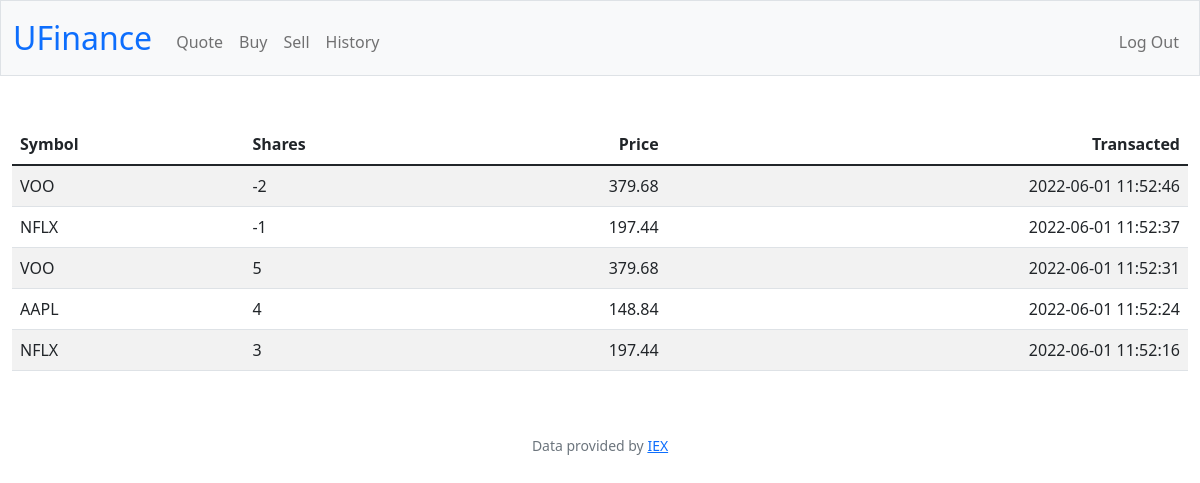
The page /history (signed in) on the database its author committed.
### tables this page shows
CREATE TABLE 'shares' ('person_id' INTEGER NOT NULL, 'share' TEXT NOT NULL, 'name' TEXT NOT NULL, 'quantity' INTEGER NOT NULL, 'price' NUMERIC NOT NULL, 'date' DATETIME NOT NULL);

### app.py (the view)
@app.route("/history")
@login_required
def history():
    user_id = session['user_id']
    trans_db = db.execute("SELECT * FROM shares WHERE person_id = ? ORDER BY date DESC", user_id)
    return render_template("history.html", transactions = trans_db)

### app.py (called while the page is built)
@app.after_request
def after_request(response):
    response.headers["Cache-Control"] = "no-cache, no-store, must-revalidate"
    response.headers["Expires"] = 0
    response.headers["Pragma"] = "no-cache"
    return response

### helpers.py (called while the page is built)
def login_required(f):
    @wraps(f)
    def decorated_function(*args, **kwargs):
        if session.get("user_id") is None:
            return redirect("/login")
        return f(*args, **kwargs)
    return decorated_function

### templates/history.html (shortened to what this page needs)
{% extends "layout.html" %}
{% block main %}
        <table class="table table-striped">
            <thead>
                <tr>
                    <th class="text-start">Symbol</th>
                    <th class="text-start">Shares</th>
                    <th class="text-end">Price</th>
                    <th class="text-end">Transacted</th>
                </tr>
            </thead>
            <tbody>
                {% for row in transactions %}
                <tr>
                    <td class="text-start">{{ row.share }}</td>
                    <td class="text-start">{{ row.quantity }}</td>
                    <td class="text-end">{{ row.price }}</td>
                    <td class="text-end">{{ row.date }}</td>
                </tr>
                {% endfor %}
            </tbody>
        </table>
{% endblock %}

### rows shown on the page
shares: share "VOO", quantity "-2", price "379.68", date "2022-06-01 11:52:46"
shares: share "NFLX", quantity "-1", price "197.44", date "2022-06-01 11:52:37"
shares: share "VOO", quantity "5", price "379.68", date "2022-06-01 11:52:31"
shares: share "AAPL", quantity "4", price "148.84", date "2022-06-01 11:52:24"
shares: share "NFLX", quantity "3", price "197.44", date "2022-06-01 11:52:16"
